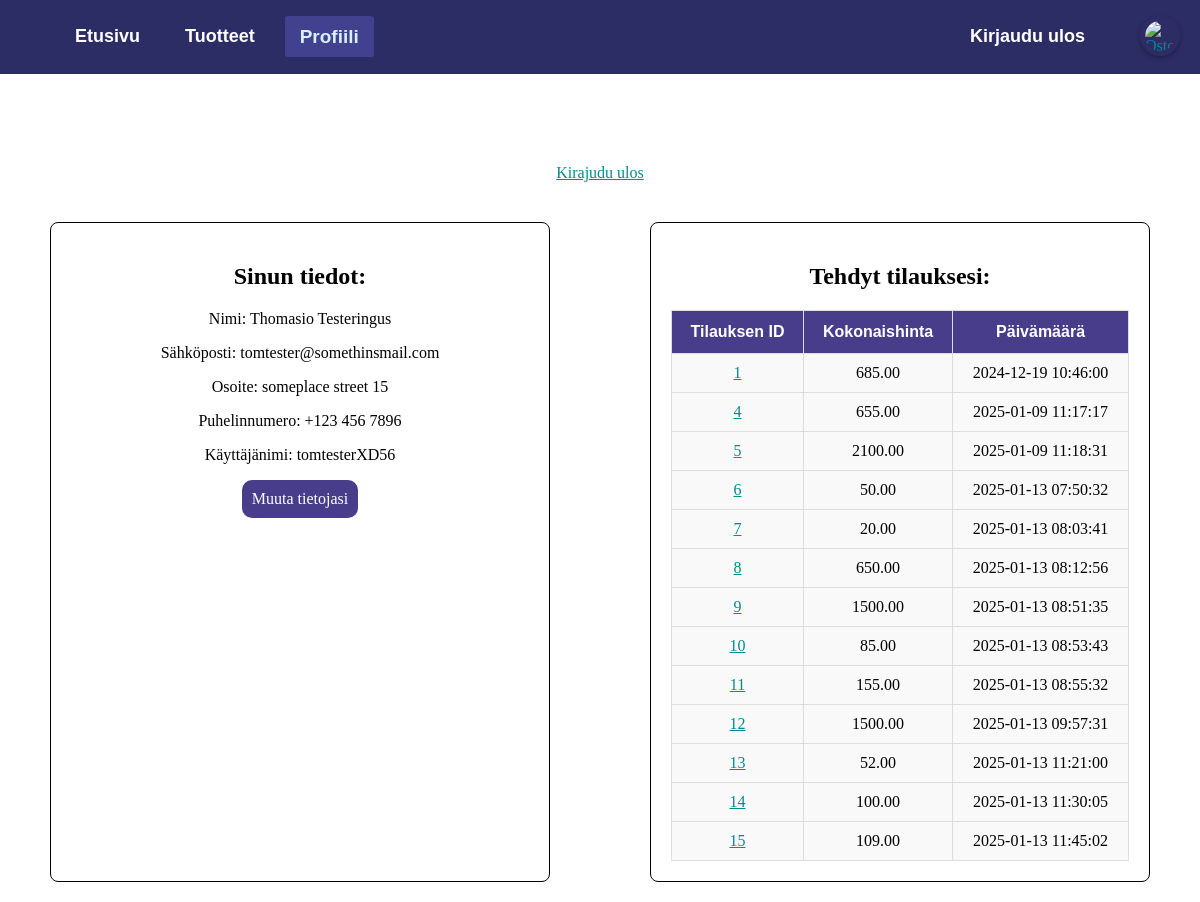
/index.php?page=profiili (signed in), run on an earlier commit of the app's database.
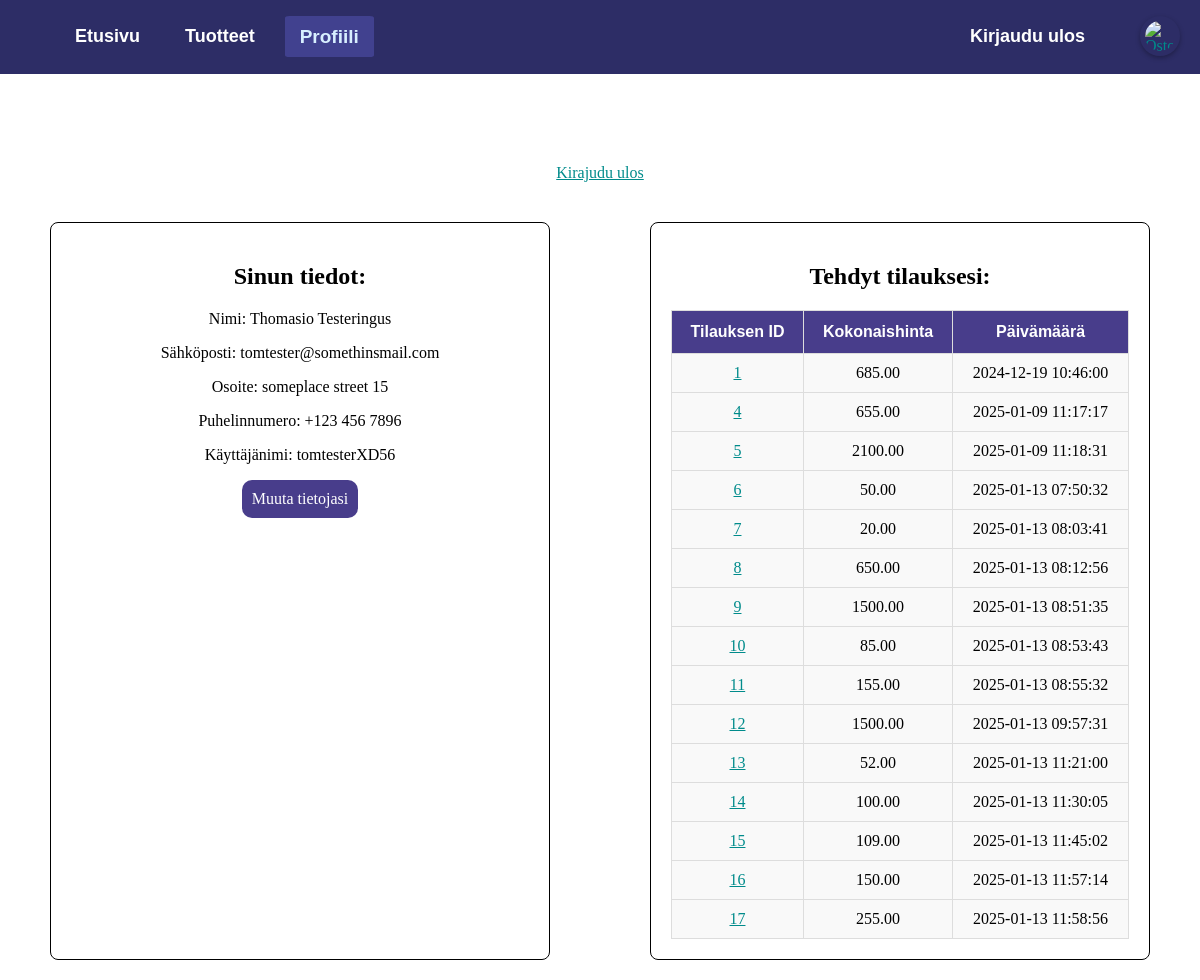
And on a later commit of the database.
### tables this page shows
CREATE TABLE `tilaukset` (
  `order_id` int(11) NOT NULL,
  `member_id` int(11) NOT NULL,
  `total_price` decimal(10,2) NOT NULL,
  `order_date` timestamp NOT NULL DEFAULT current_timestamp(),
  `Maksutapa` varchar(20) NOT NULL,
  `Toimitustapa` varchar(20) NOT NULL
);

### profiili.php (the view, shortened to what this page needs)
<?php
$link = mysqli_connect(DB_HOST, DB_USER, DB_PASSWORD, DB_DATABASE);
$qry = "SELECT address, phonenumber FROM Members WHERE member_id = ?";
$stmt = mysqli_prepare($link, $qry);
mysqli_stmt_bind_param($stmt, "i", $_SESSION['SESS_MEMBER_ID']);
mysqli_stmt_execute($stmt);
$result = mysqli_stmt_get_result($stmt);
$address = 'Ei tiedossa';
$phoneNumber = 'Ei tiedossa';
if ($result) {
    $userDetails = mysqli_fetch_assoc($result);
    $address = $userDetails['address'] ?? 'Ei tiedossa';
    $phoneNumber = $userDetails['phonenumber'] ?? 'Ei tiedossa';
}
$qry = "SELECT order_id, order_date, total_price FROM tilaukset WHERE member_id = ?";
$stmt = mysqli_prepare($link, $qry);
mysqli_stmt_bind_param($stmt, "i", $_SESSION['SESS_MEMBER_ID']);
mysqli_stmt_execute($stmt);
$result = mysqli_stmt_get_result($stmt);
$orderDetails = [];
if ($result) {
    while ($row = mysqli_fetch_assoc($result)) {
        $orderDetails[] = $row;
    }
}
?>
<body>
<div style="text-align: center;">
    <h1>Tervetuloa <?php echo htmlspecialchars($_SESSION['SESS_FIRST_NAME']);?></h1>
    <a href="index.php?page=logout">Kirajudu ulos</a>
    <div class="profile-content-container">
        <div class="profile-content-box">
            <h2 style="color: black;">Sinun tiedot:</h2>
            <p>Nimi: <?php echo htmlspecialchars($_SESSION['SESS_FIRST_NAME']);?> <?php echo htmlspecialchars($_SESSION['SESS_LAST_NAME']);?></p>
            <p>Sähköposti: <?php echo htmlspecialchars($_SESSION['SESS_EMAIL']);?></p>
            <p>Osoite: <?php echo htmlspecialchars($address); ?></p>
            <p>Puhelinnumero: <?php echo htmlspecialchars($phoneNumber); ?></p>
            <p>Käyttäjänimi: <?php echo htmlspecialchars($_SESSION['SESS_LOGIN']);?></p>
            <a class="edit-btn" href="index.php?page=user-edit">Muuta tietojasi</a>
        </div>
        <div class="profile-content-box">
            <h2 style="color: black;">Tehdyt tilauksesi:</h2>
            <table class="orders-table" style="width: 100%; border-collapse: collapse; color: black;">
                <thead>
                    <tr>
                        <th>Tilauksen ID</th>
                        <th>Kokonaishinta</th>
                        <th>Päivämäärä</th>
                    </tr>
                </thead>
                <tbody>
                    <?php if (!empty($orderDetails)): ?>
                        <?php foreach ($orderDetails as $order): ?>
                            <tr>
                                <td>
                                    <a href="index.php?page=profiili&order_id=<?php echo $order['order_id']; ?>">
                                        <?php echo htmlspecialchars($order['order_id']); ?>
                                    </a>
                                </td>
                                <td><?php echo htmlspecialchars($order['total_price']); ?></td>
                                <td><?php echo htmlspecialchars($order['order_date']); ?></td>
                            </tr>
                        <?php endforeach; ?>
                    <?php else: ?>
                        <tr>
                            <td colspan="4" style="text-align: center;">Ei tilauksia</td>
                        </tr>
                    <?php endif; ?>
                </tbody>
            </table>
        </div>
    </div>
</div>
</body>
</html>

What changed in the data, as far as the page shows it:
added tilaukset: order_id "16", total_price "150.00", order_date "2025-01-13 11:57:14"
added tilaukset: order_id "17", total_price "255.00", order_date "2025-01-13 11:58:56"
